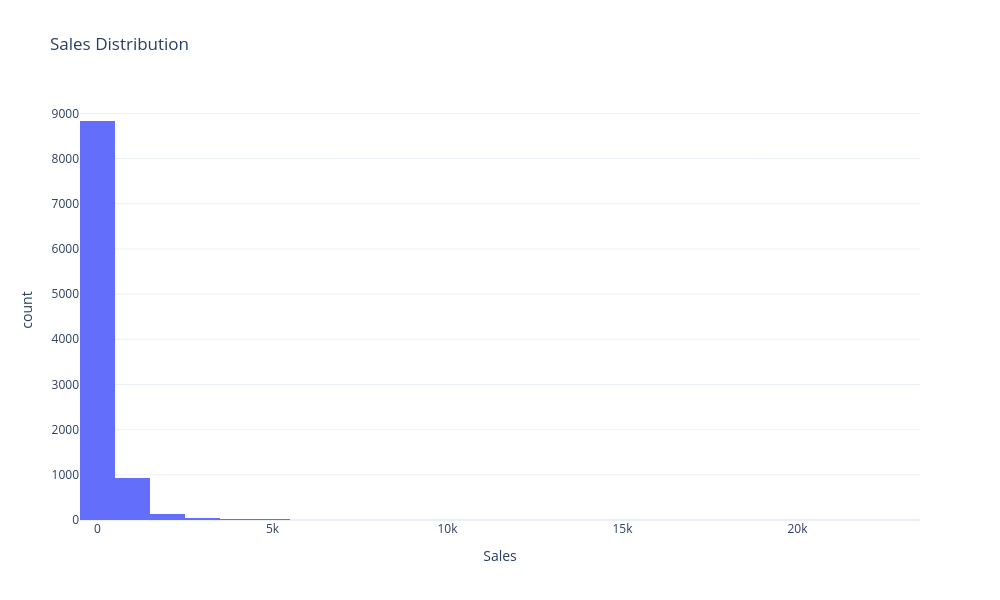

The notebook cell this image was saved under:
### Code cell
# Plotly
fig = px.histogram(  df, x="Sales", nbins=30, title="Sales Distribution")
fig.update_layout(template="plotly_white",   width=1000, height=600)
fig.show();

### Figure 1 — Plotly figure (JSON) as saved in the notebook; plotly's stock layout.template omitted (floating-point values rounded to 4 significant figures; data arrays with more than 128 entries replaced by an {"elided": "..."} marker saying what was removed)
{"data": [{"bingroup": "x", "hovertemplate": "Sales=%{x}<br>count=%{y}<extra></extra>", "legendgroup": "", "marker": {"color": "#636efa", "pattern": {"shape": ""}}, "name": "", "nbinsx": 30, "orientation": "v", "showlegend": false, "type": "histogram", "x": {"elided": "9994 float values"}, "xaxis": "x", "yaxis": "y"}], "layout": {"barmode": "relative", "height": 600, "legend": {"tracegroupgap": 0}, "title": {"text": "Sales Distribution"}, "width": 1000, "xaxis": {"anchor": "y", "domain": [0, 1], "title": {"text": "Sales"}}, "yaxis": {"anchor": "x", "domain": [0, 1], "title": {"text": "count"}}}}
